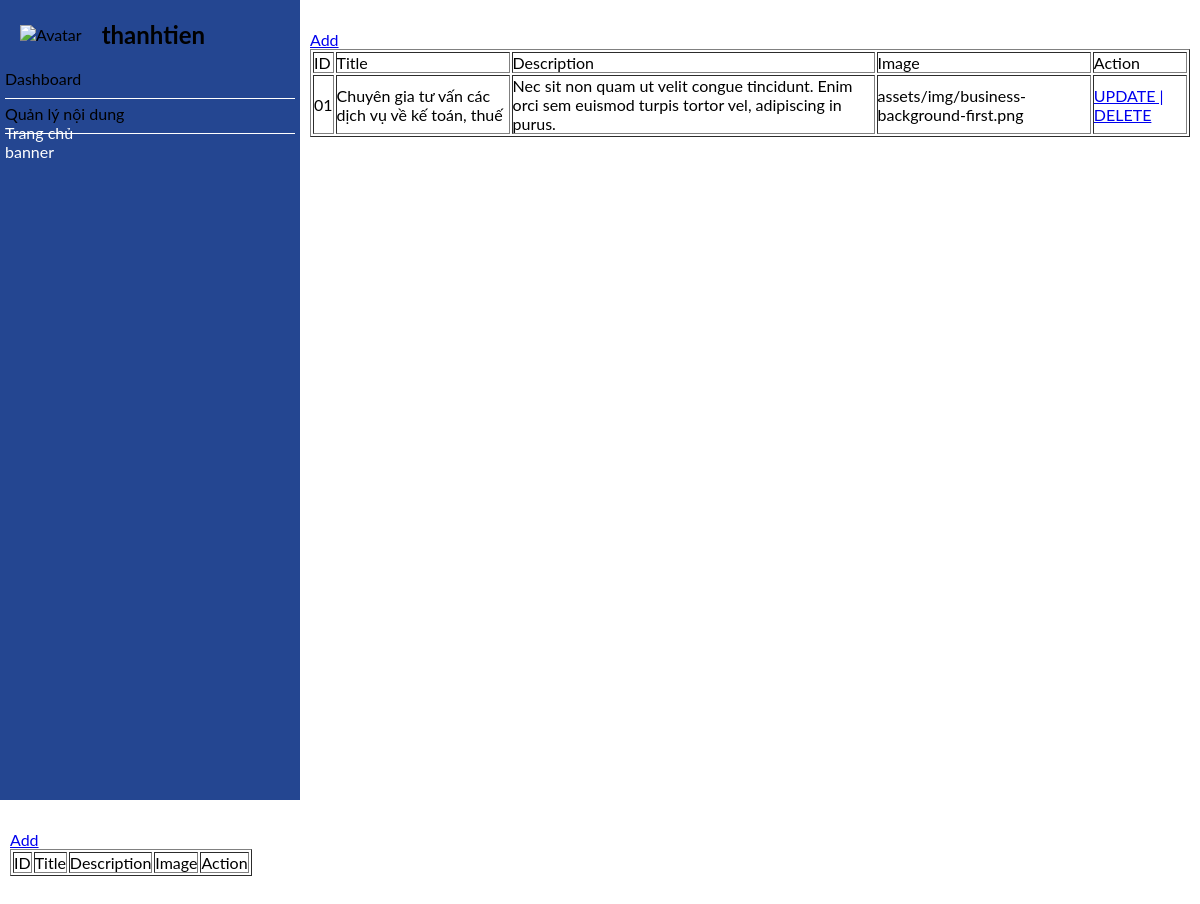
Before: /views/admin/adminTrangchu/banner/adminbanner.php (signed in) with the older database file.
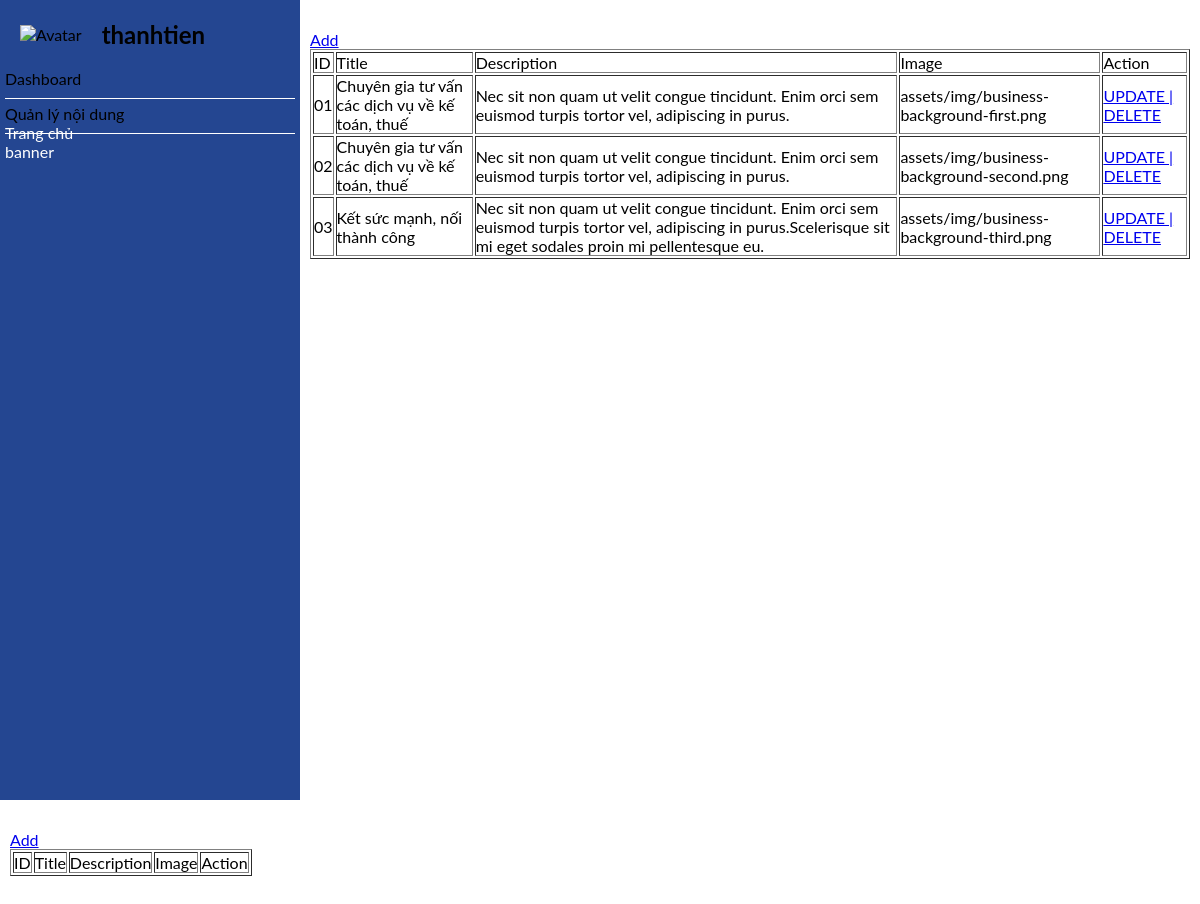
After: the same page with the newer database file.
### tables this page shows
CREATE TABLE `sliders` (
  `id` int(11) NOT NULL,
  `title` varchar(255) DEFAULT NULL,
  `description` text DEFAULT NULL,
  `image` varchar(255) DEFAULT NULL,
  `sort_order` int(11) DEFAULT 0,
  `status` tinyint(1) DEFAULT 1
);

### controllers/AdminControllers/slidersControllers.php (called while the page is built, shortened)
<?php
require_once __DIR__ . "/../../models/PostModels/slidersModels.php";
class SlidersController
{
    private $model;
    public function __construct($conn)
    {
        $this->model = new SlidersModels($conn);
    }
    public function index()
    {
        $result = $this->model->getAll();
        require __DIR__ . "/../../views/admin/adminTrangchu/banner/adminbanner.php";
    }
}

### routes/banner.php (called while the page is built, shortened)
<?php
require_once __DIR__ . "/../controllers/AdminControllers/slidersControllers.php";
$bannerControllers = new SlidersController($conn);
$routes['index'] = function () use ($bannerControllers) {
    $bannerControllers->index();
};

### models/PostModels/slidersModels.php (called while the page is built, shortened)
<?php
class SlidersModels
{
    private $conn;
    public function __construct($conn)
    {
        $this->conn = $conn;
    }
    public function getAll()
    {
        $stmt = $this->conn->query("SELECT * FROM sliders");
        return $stmt->fetchAll(PDO::FETCH_ASSOC);
    }
}

### views/admin/adminTrangchu/banner/adminbanner.php (the view, shortened to what this page needs)
<?php
require_once __DIR__ . "/../../../../router.php";
?>
<!DOCTYPE html>
<html lang="en">
<head>
    <link rel="stylesheet" href="../../../../assets/css/admin.css" />
    <link
        rel="stylesheet"
        href="https://cdnjs.cloudflare.com/ajax/libs/font-awesome/6.4.0/css/all.min.css" />
    <link
        href="https://unpkg.com/boxicons@2.1.4/css/boxicons.min.css"
        rel="stylesheet" />
    <link
        rel="stylesheet"
        href="https://cdn.jsdelivr.net/npm/swiper@11/swiper-bundle.min.css" />
    <link
        rel="stylesheet"
        href="https://cdnjs.cloudflare.com/ajax/libs/animate.css/4.1.1/animate.min.css" />
</head>
<body>
    <div class="main">
        <div class="admin">
            <?php require_once __DIR__ . "/../../layout/adminslidebar.php"; ?>
            <div class="content">
                <a href="bannerAdd.php?action=addForm">Add</a>
                <table border="1" cellpadding="5">
                    <tr>
                        <td>ID</td>
                        <td>Title</td>
                        <td>Description</td>
                        <td>Image</td>
                        <td>Action</td>
                    </tr>
                    <?php
                    foreach ($result as $key => $rows):
                        $stt = str_pad($key + 1, 2, '0', STR_PAD_LEFT);
                    ?>
                        <tr>
                            <td><?= $stt ?></td>
                            <td><?= $rows['title'] ?></td>
                            <td><?= $rows['description'] ?></td>
                            <td><?= $rows['image'] ?></td>
                            <td>
                                <a href='bannerUpdate.php?action=editForm&id=<?= $rows['id'] ?>'>UPDATE |</a>
                                <a href='adminbanner.php?action=delete&id=<?= $rows['id'] ?>' onclick='return confirm("DELETE?")'>DELETE</a>
                            </td>
                        </tr>
                    <?php endforeach; ?>
                </table>
            </div>
        </div>
    </div>
</body>
</html>

### router.php
<?php
$routes = [];
require_once __DIR__ . "/routes/banner.php";
$action = $_GET['action'] ?? 'index';
if (isset($routes[$action])) {
    $routes[$action]();
} else {
    echo "404 Not found";
}

### views/admin/layout/adminslidebar.php (shortened to what this page needs)
<div class="slidebar">
    <div class="infor">
        <img src="" alt="Avatar">
        <h2> <?php echo $_SESSION["admin"]; ?></h2>
    </div>
    <div class="slidebar__menu">
        <div class="slidebar__item">
            <div class="slidebar__title">Dashboard</div>
        </div>
        <div class="slidebar__item">
            <div class="slidebar__title">Quản lý nội dung</div>
            <ul class="slidebar__submenu">
                <li>
                    <a href="">Trang chủ</a>
                    <ul>
                        <li><a href="views/admin/adminTrangchu/banner/adminbanner.php">banner</a></li>
                    </ul>
                </li>
            </ul>
        </div>
    </div>
</div>

### assets/css/admin.css (style rules this page uses)
*, body, html { padding: 0; margin: 0; box-sizing: border-box; font-family: "Lato", sans-serif; letter-spacing: 0%; }
.admin { display: flex; width: 100%; }
.slidebar { width: 25%; height: 100vh; background-color: #244691; }
.infor { display: flex; align-items: center; gap: 20px; padding: 20px 20px; }
.slidebar__menu { padding: 0 5px; }
.slidebar__item { width: 100%; height: 30px; border-bottom: 1px solid #ffffff; margin-bottom: 5px; }
.slidebar__submenu a { text-decoration: none; color: #ffffff; }
.content { width: 75%; padding: 30px 10px; }

Changed rows visible on the page:
added sliders: stt "02", title "Chuyên gia tư vấn các dịch vụ về kế toán, thuế", description "Nec sit non quam ut velit congue tincidunt. Enim orci sem euismod turpis tortor vel, adipiscing in purus.", image "assets/img/business-background-second.png"
added sliders: stt "03", title "Kết sức mạnh, nối thành công", description "Nec sit non quam ut velit congue tincidunt. Enim orci sem euismod turpis tortor vel, adipiscing in purus.Scelerisque sit mi eget sodales proin mi pellentesque eu.", image "assets/img/business-background-third.png"
